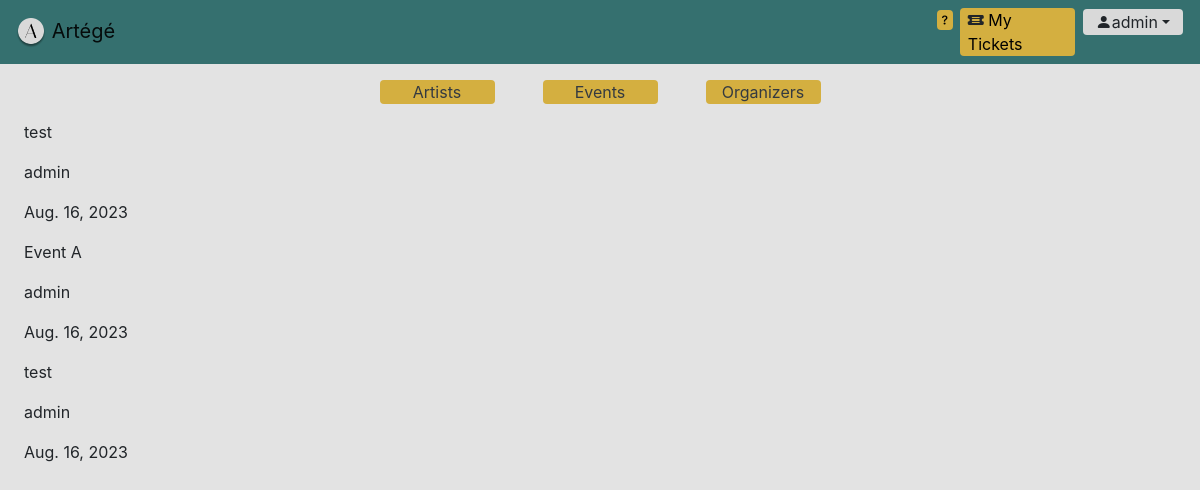
Screenshot of /tickets/ (signed in) with the database file from the repository.
### project_app/models.py (models this page shows)
class AppUser(AbstractUser):
    phone_number = models.CharField(max_length=255)
    bio = models.CharField(max_length=400)
    is_organizer = models.BooleanField(default=False)
    is_artist = models.BooleanField(default=False)
    image = models.ImageField(upload_to="users", default="users/person.png")

class Ticket(models.Model):
    event = models.ForeignKey(Event, on_delete=models.CASCADE)
    user_profile = models.ForeignKey(AppUser, on_delete=models.CASCADE)
    purchase_date = models.DateTimeField(auto_now_add=True)
    qr_code = models.ImageField(upload_to="ticket_qr", default="./static/qrcode.png")
    price = models.IntegerField(default = 10)

class Event(models.Model):
    title = models.CharField(max_length=255)
    location = models.CharField(max_length=255)
    image = models.ImageField(upload_to="events", default="events/event1.jpg")
    date = models.DateTimeField()
    description = models.CharField(max_length=300, default="Description for event. Lorem ipsum dolor sit amet, consectetur adipiscing elit, sed do eiusmod tempor... ")
    available_tickets = models.IntegerField()
    artists = models.ManyToManyField(AppUser, related_name="artists")
    organizer = models.ForeignKey(AppUser, related_name="organizer", on_delete=models.CASCADE)

### project_app/views.py (the view)
# urls.py: path('tickets/', views.tickets, name='tickets'),
def tickets(request):
    user = get_object_or_404(AppUser, pk=request.user.pk)
    tickets_by_user = Ticket.objects.filter(user_profile=user)
    return render(request, 'tickets.html', {'tickets': tickets_by_user})

### project_app/templates/tickets.html
{% extends "base_generic.html" %} {% block content %} {% for ticket in tickets %}
<p>{{ ticket.event.title }}</p>
<p>{{ ticket.user_profile.username }}</p>
<p>{{ ticket.purchase_date.date }}</p>
{% endfor %} {% endblock %}

### project_app/templates/base_generic.html (shortened to what this page needs)
<!DOCTYPE html>
<html lang="en">
<head>
    <link rel="stylesheet" href="https://cdn.jsdelivr.net/npm/bootstrap-icons@1.10.5/font/bootstrap-icons.css">
    <link rel="stylesheet" href="https://cdn.jsdelivr.net/npm/bootstrap@4.4.1/dist/css/bootstrap.min.css">
    {% load static %}
    <link href="{% static 'css/main.css' %}" rel="stylesheet">
</head>
<body class="grey">
    <nav class="navbar navbar-light main-color d-flex justify-content-between">
        <a class="navbar-brand" href="/">
            <img src="{% static 'img.png' %}" width="30" height="30" alt="">
            <span class="brand">Artégé</span>
        </a>
        <div class="row">
            <div class="col mx-n3">
                <a href="{% url 'help' %}" style="color: black"><i class="bi bi-question gold rounded"></i></a>
            </div>
            {% if user.is_authenticated %}
            <div class="mx-2 gold rounded px-2">
                <i class="bi bi-ticket-detailed-fill"></i> <a href="{% url 'tickets' %}" style="color: black">My Tickets</a>
            </div>
            <div class="dropdown">
                <button class="btn dropdown-toggle mr-3 whited rounded py-0" type="button" id="dropdownMenuButton" data-toggle="dropdown" aria-haspopup="true" aria-expanded="false">
         <i class="bi bi-person-fill"></i>{{ user.username }}</button>
            </div>
            {% endif %}
        </div>
    </nav>
    <div class="mx-4">
        <div class="mx-2 my-3 d-flex justify-content-center align-items-center">
            <div class="col gold rounded mx-5 text-center">
                <a href="/artists" class="text-dark text-decoration-none">
                    <span class="">Artists</span>
                </a>
            </div>
            <div class="col gold rounded text-center">
                <a href="/" class="text-dark text-decoration-none">
                    <span class="">Events</span>
                </a>
            </div>
            <div class="col gold rounded mx-5 text-center">
                <a href="/organizers" class="text-dark text-decoration-none">
                    <span class="">Organizers</span>
                </a>
            </div>
        </div>
        {% block content %}{% endblock %}
    </div>
</body>
</html>

### project_app/static/css/main.css (style rules this page uses)
.gold { background-color: #D4AF40; max-width: 115px; }
.main-color { background-color: #35706F; }
.whited { background-color: #D9D9D9; }
.grey { background-color: #e3e3e3; }

### rows the page displays
AppUser: username "admin"
Ticket: event "test", user_profile.username "admin", purchase_date "Aug. 16, 2023"
Ticket: event "Event A", user_profile.username "admin", purchase_date "Aug. 16, 2023"
Ticket: event "test", user_profile.username "admin", purchase_date "Aug. 16, 2023"
